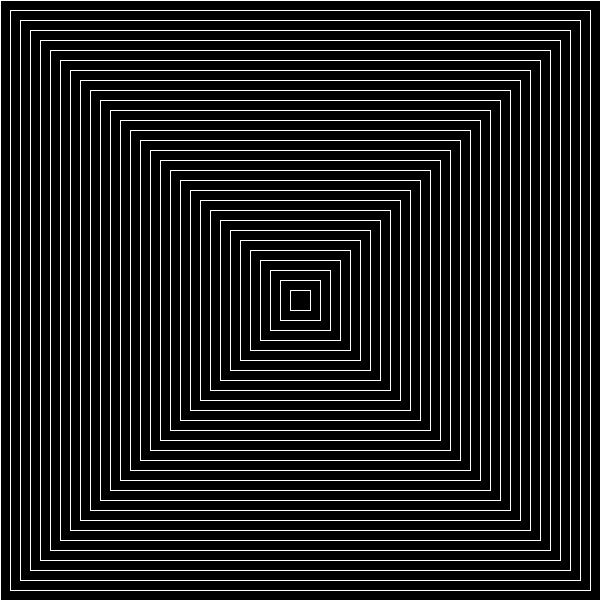
Frame 1 (no input)
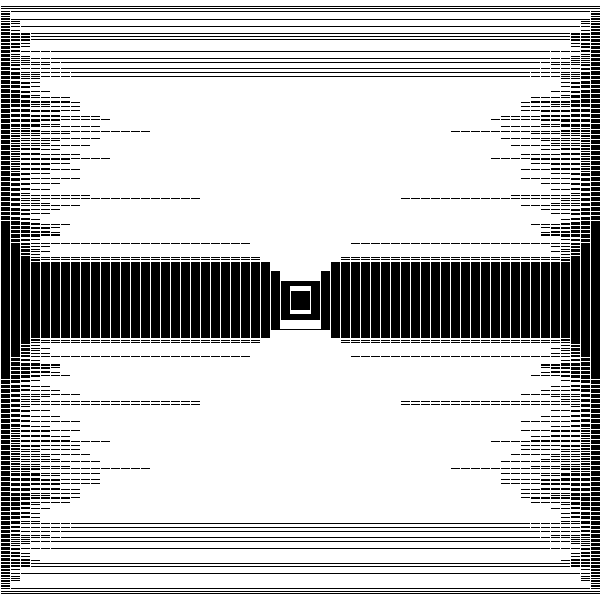
Frame 60 (the mouse pressed at the canvas centre just before this capture)
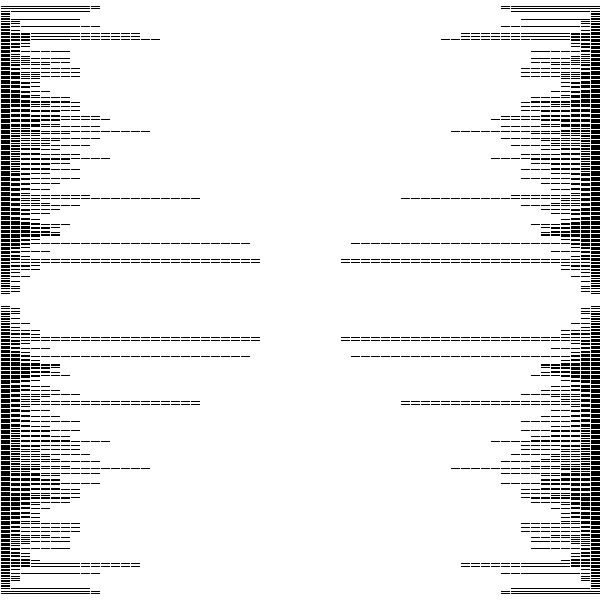
Frame 120 (the mouse held since frame 60 and released just before this capture)

The Processing sketch that drew these frames (run headless with seeded random() and noise(); from frame 60 on, the mouse is pressed at the canvas centre):

// Processing sketch: Q_wave
// ── Q_wave.pde
void setup(){
  size(600,600);
  background(0);
}
float s=0;
float t=0;
void draw(){
  clear();
  stroke(255);
  fill(0,0);
  s=300*sin(radians(t));
  for (int i=0;i<300;i+=10){
    s=(300-i)*sin(radians(t+i))*sin(radians(t));
    quad((600-i),i+s,(600-i),(600-i)-s,i,(600-i)-s,i,i+s);
  }
  t++;
}
